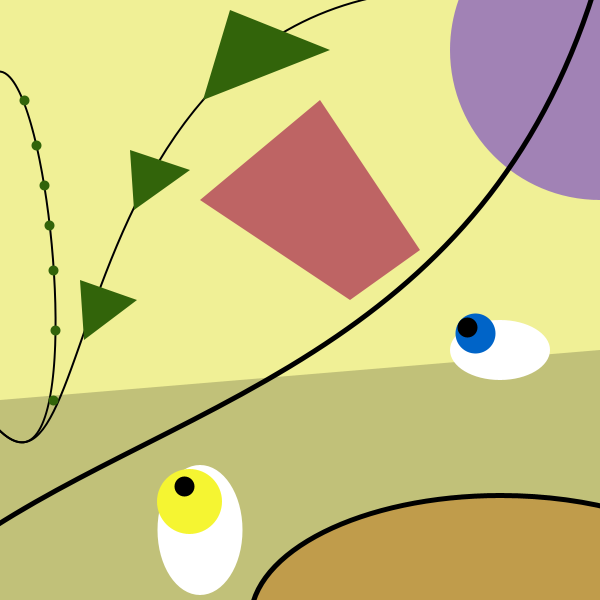
Frame 1 (no input)
Frame 60 (the mouse pressed at the canvas centre just before this capture): identical to frame 1, image omitted
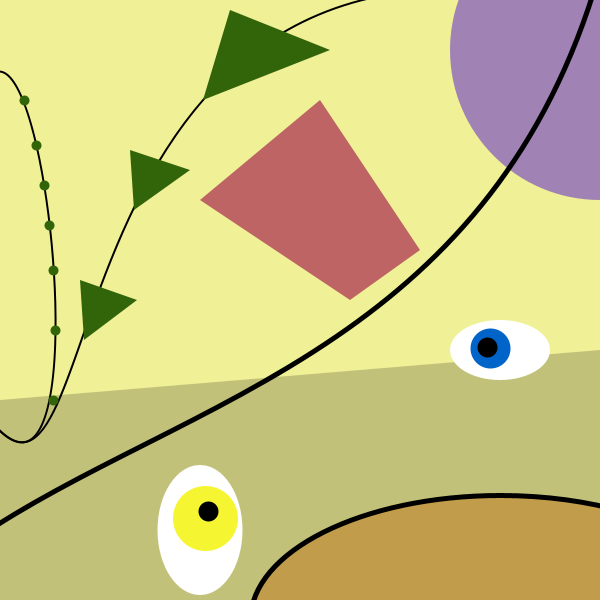
Frame 120 (the mouse held since frame 60 and released just before this capture)

The Processing sketch that drew these frames (run headless with seeded random() and noise(); from frame 60 on, the mouse is pressed at the canvas centre):

// Processing sketch: processing_85160
// ── processing_85160.pde

void setup() {
  size (600,600);

}

void draw() {
  background(240,240,150);
  fill(0,0,0,50);
  noStroke();
  quad(0,400,0,600,600,600,600,350);
  fill(255,255,255);
  noStroke();
  ellipse(500,350,100,60);
  stroke(0,100,200);
  strokeWeight(40);
  point(500 + (mouseX - 500)/20,350 + (mouseY - 350)/20);
  stroke(0,0,0);
  strokeWeight(20);
  point(500 + (mouseX - 500)/15,350 + (mouseY - 350)/15);
  noStroke();
  ellipse(200,530,85,130);
  stroke(245,245,50);
  strokeWeight(65);
  point(200 + (mouseX - 200)/18,530 + (mouseY - 530)/18);
  stroke(0,0,0);
  strokeWeight(20);
  point(200 + (mouseX - 200)/12,530 + (mouseY - 530)/12);
  noFill();
  strokeWeight(2);
  bezier(420, -10, 50, 20, 100, 555, -10, 420);
  bezier(-10, 75, 50, 20, 100, 555, -10, 420);
  strokeWeight(10);
  stroke(50,100,10);
  point(49,225);
  point(44,185);
  point(36,145);
  point(24,100);
  point(53,270);
  point(55,330);
  point(53,400);
  fill(50,100,10);
  noStroke();
  triangle(230,10,203,100,330,50);
  triangle(130,150,134,210,190,170);
  triangle(80,280,84,340,137,300);
  fill(90,30,210,134);
  ellipse(600,50,300,300);
  fill(190,110,20,115);
  strokeWeight(5);
  stroke(0,0,0);
  ellipse(500,620,500,250);
  noFill();
  bezier(-100,600,100,400,500,400,610,-70);
  noStroke();
  fill(190,100,100);
  quad(200,200,320,100,420,250,350,300);
}
